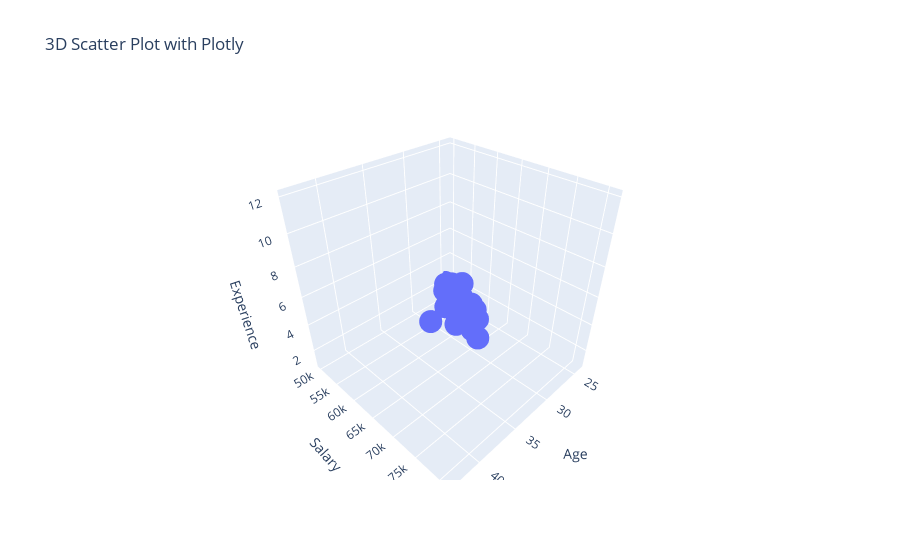

This figure's notebook cell:
### Code cell
fig = px.scatter_3d(df, x='Age', y='Salary', z='Experience', 
title='3D Scatter Plot with Plotly')

fig.show()

### Figure 1 — Plotly figure (JSON) as saved in the notebook; plotly's stock layout.template omitted (floating-point values rounded to 4 significant figures)
{"data": [{"hovertemplate": "Age=%{x}<br>Salary=%{y}<br>Experience=%{z}<extra></extra>", "legendgroup": "", "marker": {"color": "#636efa", "symbol": "circle"}, "mode": "markers", "name": "", "scene": "scene", "showlegend": false, "type": "scatter3d", "x": [25, 30, 28, 35, 32, 40, 38, 27, 29, 36, 39, 34, 31, 37, 33, 41, 42, 26, 24, 43], "y": [50000, 60000, 55000, 70000, 65000, 80000, 72000, 58000, 62000, 75000, 79000, 71000, 64000, 73000, 66000, 77000, 81000, 59000, 56000, 78000], "z": [2, 5, 3, 7, 4, 10, 8, 2, 3, 6, 9, 5, 4, 7, 4, 11, 12, 2, 1, 10]}], "layout": {"legend": {"tracegroupgap": 0}, "scene": {"domain": {"x": [0, 1], "y": [0, 1]}, "xaxis": {"title": {"text": "Age"}}, "yaxis": {"title": {"text": "Salary"}}, "zaxis": {"title": {"text": "Experience"}}}, "title": {"text": "3D Scatter Plot with Plotly"}}}
